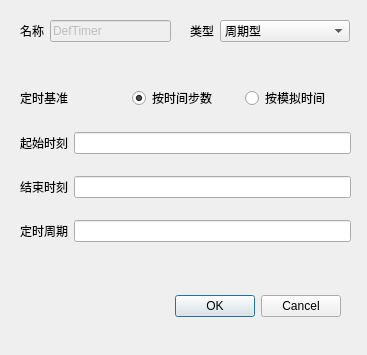
<?xml version="1.0" encoding="UTF-8"?>
<ui version="4.0">
 <class>DefaultTimerDlg</class>
 <widget class="QDialog" name="DefaultTimerDlg">
  <property name="geometry">
   <rect>
    <x>0</x>
    <y>0</y>
    <width>367</width>
    <height>355</height>
   </rect>
  </property>
  <property name="windowTitle">
   <string>Default Timer</string>
  </property>
  <property name="modal">
   <bool>false</bool>
  </property>
  <widget class="QDialogButtonBox" name="buttonBox">
   <property name="geometry">
    <rect>
     <x>0</x>
     <y>290</y>
     <width>341</width>
     <height>32</height>
    </rect>
   </property>
   <property name="orientation">
    <enum>Qt::Horizontal</enum>
   </property>
   <property name="standardButtons">
    <set>QDialogButtonBox::Cancel|QDialogButtonBox::Ok</set>
   </property>
  </widget>
  <widget class="QWidget" name="formLayoutWidget">
   <property name="geometry">
    <rect>
     <x>20</x>
     <y>20</y>
     <width>151</width>
     <height>31</height>
    </rect>
   </property>
   <layout class="QFormLayout" name="formLayout">
    <item row="0" column="0">
     <widget class="QLabel" name="nameLabel">
      <property name="text">
       <string>名称</string>
      </property>
     </widget>
    </item>
    <item row="0" column="1">
     <widget class="QLineEdit" name="nameLineEdit">
      <property name="enabled">
       <bool>false</bool>
      </property>
      <property name="text">
       <string>DefTimer</string>
      </property>
     </widget>
    </item>
   </layout>
  </widget>
  <widget class="QWidget" name="formLayoutWidget_2">
   <property name="geometry">
    <rect>
     <x>190</x>
     <y>20</y>
     <width>160</width>
     <height>31</height>
    </rect>
   </property>
   <layout class="QFormLayout" name="formLayout_2">
    <item row="0" column="0">
     <widget class="QLabel" name="typeLabel">
      <property name="text">
       <string>类型</string>
      </property>
     </widget>
    </item>
    <item row="0" column="1">
     <widget class="QComboBox" name="typeComboBox">
      <item>
       <property name="text">
        <string>周期型</string>
       </property>
      </item>
      <item>
       <property name="text">
        <string>离散型</string>
       </property>
      </item>
     </widget>
    </item>
   </layout>
  </widget>
  <widget class="QWidget" name="verticalLayoutWidget">
   <property name="geometry">
    <rect>
     <x>20</x>
     <y>70</y>
     <width>331</width>
     <height>191</height>
    </rect>
   </property>
   <layout class="QVBoxLayout" name="verticalLayout">
    <item>
     <layout class="QHBoxLayout" name="horizontalLayout">
      <item>
       <widget class="QLabel" name="label_setTime">
        <property name="text">
         <string>定时基准</string>
        </property>
       </widget>
      </item>
      <item>
       <widget class="QRadioButton" name="radioButton_step">
        <property name="text">
         <string>按时间步数</string>
        </property>
        <property name="checked">
         <bool>true</bool>
        </property>
       </widget>
      </item>
      <item>
       <widget class="QRadioButton" name="radioButton_simulate">
        <property name="text">
         <string>按模拟时间</string>
        </property>
       </widget>
      </item>
     </layout>
    </item>
    <item>
     <layout class="QHBoxLayout" name="horizontalLayout_2">
      <item>
       <widget class="QLabel" name="label_start">
        <property name="text">
         <string>起始时刻</string>
        </property>
       </widget>
      </item>
      <item>
       <widget class="QLineEdit" name="lineEdit_start"/>
      </item>
     </layout>
    </item>
    <item>
     <layout class="QHBoxLayout" name="horizontalLayout_3">
      <item>
       <widget class="QLabel" name="label_end">
        <property name="text">
         <string>结束时刻</string>
        </property>
       </widget>
      </item>
      <item>
       <widget class="QLineEdit" name="lineEdit_end"/>
      </item>
     </layout>
    </item>
    <item>
     <layout class="QHBoxLayout" name="horizontalLayout_4">
      <item>
       <widget class="QLabel" name="label_period">
        <property name="text">
         <string>定时周期</string>
        </property>
       </widget>
      </item>
      <item>
       <widget class="QLineEdit" name="lineEdit_period"/>
      </item>
     </layout>
    </item>
   </layout>
  </widget>
 </widget>
 <resources/>
 <connections>
  <connection>
   <sender>buttonBox</sender>
   <signal>accepted()</signal>
   <receiver>DefaultTimerDlg</receiver>
   <slot>accept()</slot>
   <hints>
    <hint type="sourcelabel">
     <x>248</x>
     <y>254</y>
    </hint>
    <hint type="destinationlabel">
     <x>157</x>
     <y>274</y>
    </hint>
   </hints>
  </connection>
  <connection>
   <sender>buttonBox</sender>
   <signal>rejected()</signal>
   <receiver>DefaultTimerDlg</receiver>
   <slot>reject()</slot>
   <hints>
    <hint type="sourcelabel">
     <x>316</x>
     <y>260</y>
    </hint>
    <hint type="destinationlabel">
     <x>286</x>
     <y>274</y>
    </hint>
   </hints>
  </connection>
 </connections>
</ui>
